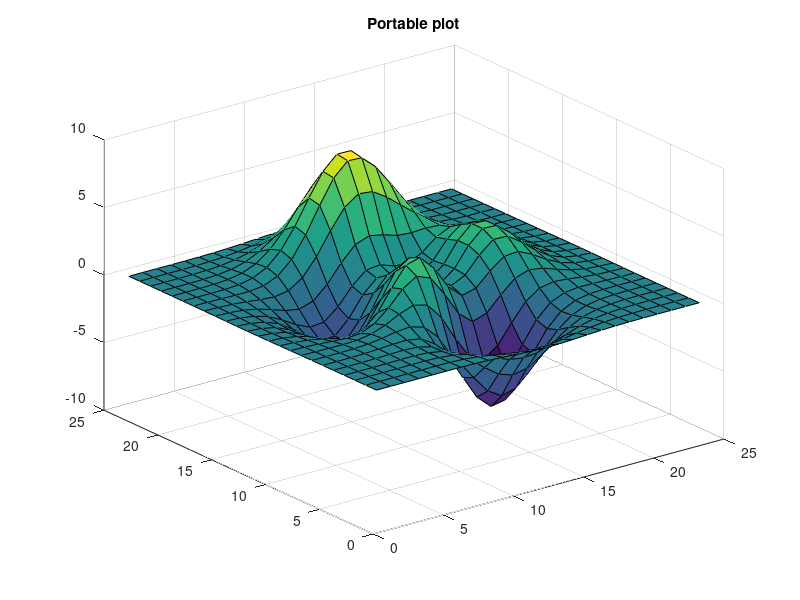

Reproduce this figure in MATLAB. (Note: this script raises an error after producing the figure.)
%=============================================================================
% Copyright (c) 2026-present Allan CORNET (Nelson)
%=============================================================================
% This file is part of Nelson.
%=============================================================================
% LICENCE_BLOCK_BEGIN
% SPDX-License-Identifier: LGPL-3.0-or-later
% LICENCE_BLOCK_END
%=============================================================================
figureHandle = figure('Visible', 'off');
cleanupFigure = onCleanup(@() close(figureHandle)); %#ok<NLS0004>
surf(peaks(24));
title('Portable plot');
displayList = __web_display_list__(figureHandle);
document = jsondecode(displayList);

asserts.istrue(length(displayList) > 100);
asserts.istrue(isstruct(document));
%=============================================================================
